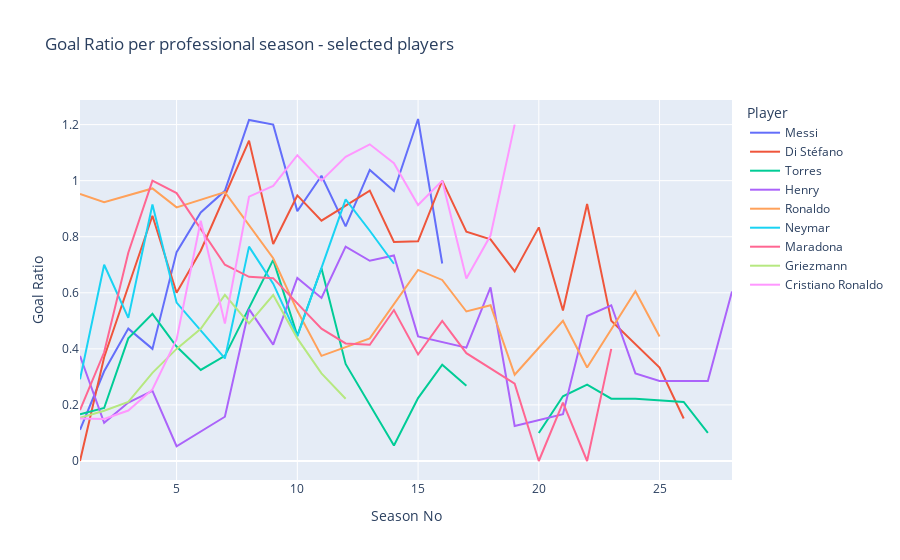

The notebook cell this image was saved under:
### Markdown cell above
Let's start looking at the most basic metric: does he score goals? Being a [forward](https://en.wikipedia.org/wiki/Forward_(association_football)), getting the ball past the oppossing goalkeeper is an important part of the job. So, is Messi good at his? And how good? The chart below shows the goal ratio (goals per number of matches) for each season of professional playing. As a comparison, it also shows other [Ballon d'or](https://en.wikipedia.org/wiki/Forward_(association_football)) winners (the most prestigious accolade for players). The chart is a bit messy (no pun intendend) - please use the filter options for comparison.

### Code cell
messi_stat=messi.assign(Matches = 1)\
   .groupby('Temporada').agg({'Matches':sum,'Goles_Messi':sum}).reset_index()

messi_stat["Goal Ratio"] = messi_stat["Goles_Messi"].astype(int)/messi_stat["Matches"].astype(int)
messi_stat['Season No'] = messi_stat.index + 1 
messi_stat=messi_stat[["Season No", "Goal Ratio"]]

messi_stat["Player"] = "Messi"
distefano["Player"] = "Di Stéfano"
torres["Player"] = "Torres"
henry["Player"] = "Henry"
ronaldo["Player"] ="Ronaldo"
neymar["Player"]="Neymar"
maradona["Player"]="Maradona"
griezmann["Player"]="Griezmann"
cr["Player"]="Cristiano Ronaldo"


player_comparison = pd.concat([messi_stat,distefano,torres,henry,ronaldo,neymar,maradona,griezmann,cr])


fig = px.line(player_comparison, x="Season No", y="Goal Ratio",
                       color="Player",
                       title="Goal Ratio per professional season - selected players")


fig.show()

fig.write_html("messi_1.html")

### Figure 1 — Plotly figure (JSON) as saved in the notebook; plotly's stock layout.template omitted (floating-point values rounded to 4 significant figures)
{"data": [{"hovertemplate": "Player=Messi<br>Season No=%{x}<br>Goal Ratio=%{y}<extra></extra>", "legendgroup": "Messi", "line": {"color": "#636efa", "dash": "solid"}, "mode": "lines", "name": "Messi", "orientation": "v", "showlegend": true, "type": "scatter", "x": [1, 2, 3, 4, 5, 6, 7, 8, 9, 10, 11, 12, 13, 14, 15, 16], "xaxis": "x", "y": [0.1111, 0.32, 0.4722, 0.4, 0.7451, 0.8868, 0.9636, 1.217, 1.2, 0.8913, 1.018, 0.8367, 1.038, 0.963, 1.22, 0.7045], "yaxis": "y"}, {"hovertemplate": "Player=Di Stéfano<br>Season No=%{x}<br>Goal Ratio=%{y}<extra></extra>", "legendgroup": "Di Stéfano", "line": {"color": "#EF553B", "dash": "solid"}, "mode": "lines", "name": "Di Stéfano", "orientation": "v", "showlegend": true, "type": "scatter", "x": [1, 2, 4, 5, 6, 8, 9, 10, 11, 13, 14, 15, 16, 17, 18, 19, 20, 21, 22, 23, 25, 26], "xaxis": "x", "y": [0, 0.3704, 0.875, 0.6, 0.75, 1.143, 0.7742, 0.9474, 0.8571, 0.9643, 0.7812, 0.7838, 1, 0.8182, 0.7907, 0.6765, 0.8333, 0.5366, 0.9167, 0.5, 0.3333, 0.1515], "yaxis": "y"}, {"hovertemplate": "Player=Torres<br>Season No=%{x}<br>Goal Ratio=%{y}<extra></extra>", "legendgroup": "Torres", "line": {"color": "#00cc96", "dash": "solid"}, "mode": "lines", "name": "Torres", "orientation": "v", "showlegend": true, "type": "scatter", "x": [1, 2, 3, 4, 5, 6, 7, 9, 10, 11, 12, 14, 15, 16, 17, 18, 20, 21, 22, 23, 24, 26, 27], "xaxis": "x", "y": [0.1667, 0.1892, 0.4375, 0.525, 0.4082, 0.325, 0.375, 0.7174, 0.4474, 0.6875, 0.3462, 0.05556, 0.2245, 0.3438, 0.2683, null, 0.1, 0.2308, 0.2727, 0.2222, 0.2222, 0.2105, 0.1], "yaxis": "y"}, {"hovertemplate": "Player=Henry<br>Season No=%{x}<br>Goal Ratio=%{y}<extra></extra>", "legendgroup": "Henry", "line": {"color": "#ab63fa", "dash": "solid"}, "mode": "lines", "name": "Henry", "orientation": "v", "showlegend": true, "type": "scatter", "x": [1, 2, 3, 4, 5, 7, 8, 9, 10, 11, 12, 13, 14, 15, 17, 18, 19, 21, 22, 23, 24, 25, 27, 28], "xaxis": "x", "y": [0.375, 0.1364, 0.2083, 0.25, 0.05263, 0.1579, 0.5417, 0.4151, 0.6531, 0.5818, 0.7647, 0.7143, 0.7333, 0.4444, 0.4043, 0.619, 0.125, 0.1667, 0.5172, 0.5556, 0.3125, 0.2857, 0.2857, 0.6048], "yaxis": "y"}, {"hovertemplate": "Player=Ronaldo<br>Season No=%{x}<br>Goal Ratio=%{y}<extra></extra>", "legendgroup": "Ronaldo", "line": {"color": "#FFA15A", "dash": "solid"}, "mode": "lines", "name": "Ronaldo", "orientation": "v", "showlegend": true, "type": "scatter", "x": [1, 2, 4, 5, 7, 9, 10, 11, 13, 15, 16, 17, 18, 19, 21, 22, 24, 25], "xaxis": "x", "y": [0.9524, 0.9231, 0.9722, 0.9048, 0.9592, 0.7234, 0.5357, 0.375, 0.4375, 0.6818, 0.6458, 0.5333, 0.5556, 0.3077, 0.5, 0.3333, 0.6053, 0.4444], "yaxis": "y"}, {"hovertemplate": "Player=Neymar<br>Season No=%{x}<br>Goal Ratio=%{y}<extra></extra>", "legendgroup": "Neymar", "line": {"color": "#19d3f3", "dash": "solid"}, "mode": "lines", "name": "Neymar", "orientation": "v", "showlegend": true, "type": "scatter", "x": [1, 2, 3, 4, 5, 7, 8, 9, 10, 12, 13, 14], "xaxis": "x", "y": [0.2917, 0.7, 0.5106, 0.9149, 0.5652, 0.3659, 0.7647, 0.6327, 0.4444, 0.9333, 0.8214, 0.7037], "yaxis": "y"}, {"hovertemplate": "Player=Maradona<br>Season No=%{x}<br>Goal Ratio=%{y}<extra></extra>", "legendgroup": "Maradona", "line": {"color": "#FF6692", "dash": "solid"}, "mode": "lines", "name": "Maradona", "orientation": "v", "showlegend": true, "type": "scatter", "x": [1, 2, 3, 4, 5, 7, 8, 9, 11, 12, 13, 14, 15, 16, 17, 19, 20, 21, 22, 23], "xaxis": "x", "y": [0.1818, 0.3878, 0.7429, 1, 0.9556, 0.7, 0.6571, 0.6522, 0.4722, 0.4194, 0.4146, 0.5385, 0.38, 0.5, 0.3846, 0.2759, 0, 0.2083, 0, 0.4], "yaxis": "y"}, {"hovertemplate": "Player=Griezmann<br>Season No=%{x}<br>Goal Ratio=%{y}<extra></extra>", "legendgroup": "Griezmann", "line": {"color": "#B6E880", "dash": "solid"}, "mode": "lines", "name": "Griezmann", "orientation": "v", "showlegend": true, "type": "scatter", "x": [1, 2, 3, 4, 5, 6, 7, 8, 9, 10, 11, 12], "xaxis": "x", "y": [0.1538, 0.1795, 0.2105, 0.3143, 0.4, 0.4717, 0.5926, 0.4906, 0.5918, 0.4375, 0.3125, 0.2222], "yaxis": "y"}, {"hovertemplate": "Player=Cristiano Ronaldo<br>Season No=%{x}<br>Goal Ratio=%{y}<extra></extra>", "legendgroup": "Cristiano Ronaldo", "line": {"color": "#FF97FF", "dash": "solid"}, "mode": "lines", "name": "Cristiano Ronaldo", "orientation": "v", "showlegend": true, "type": "scatter", "x": [1, 2, 3, 4, 5, 6, 7, 8, 9, 10, 11, 12, 13, 14, 15, 16, 17, 18, 19], "xaxis": "x", "y": [0.1515, 0.15, 0.18, 0.2553, 0.434, 0.8571, 0.4906, 0.9429, 0.9815, 1.091, 1, 1.085, 1.13, 1.062, 0.913, 1, 0.6512, 0.8043, 1.2], "yaxis": "y"}], "layout": {"autosize": true, "legend": {"title": {"text": "Player"}, "tracegroupgap": 0}, "title": {"text": "Goal Ratio per professional season - selected players"}, "xaxis": {"anchor": "y", "autorange": true, "domain": [0, 1], "range": [1, 28], "title": {"text": "Season No"}, "type": "linear"}, "yaxis": {"anchor": "x", "autorange": true, "domain": [0, 1], "range": [-0.06778, 1.288], "title": {"text": "Goal Ratio"}, "type": "linear"}}}
